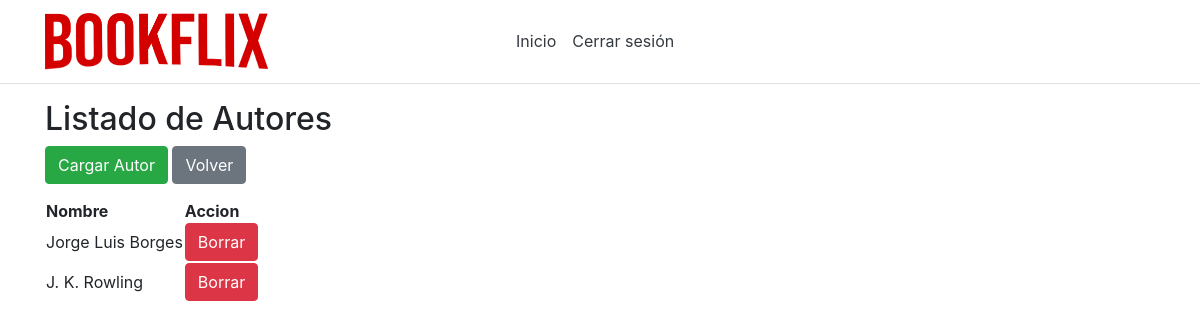
Page /listAutores/ (signed in) on the earlier database version.
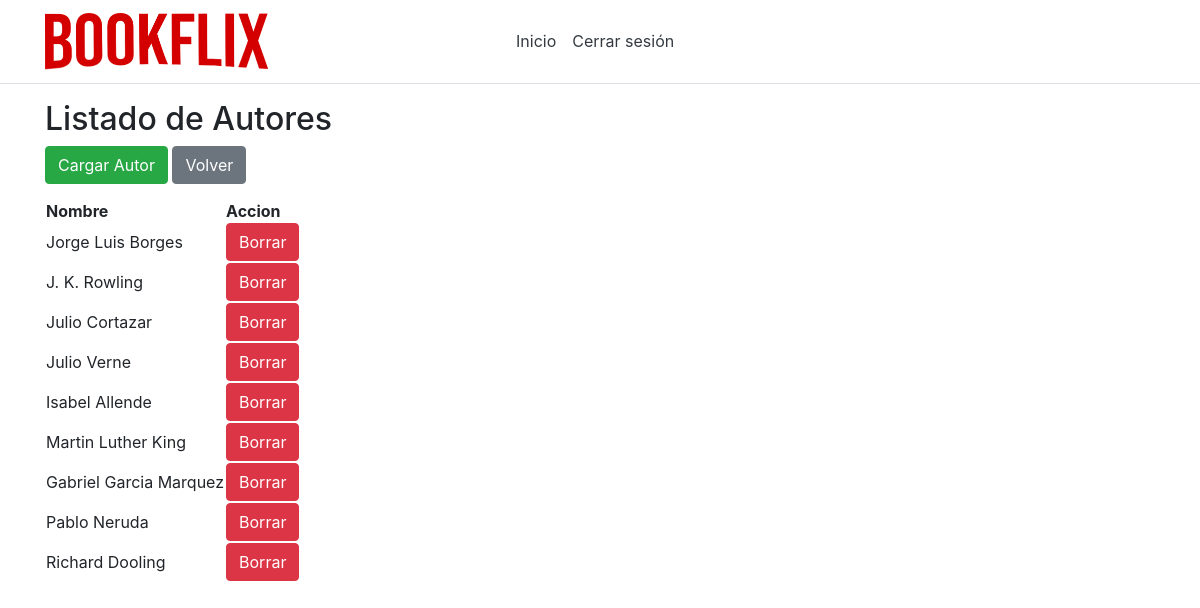
Same page on the later database version.
### app/models.py (models this page shows, shortened)
class Autor(models.Model):
    id = models.AutoField(primary_key=True)
    nombre = models.CharField(max_length=50,unique=True)

### app/views.py (the view)
# urls.py: path('listAutores/', views.listAutores),
def listAutores(request):
    autores = Autor.objects.all()
    return render(request, "admin/listOfAutores.html", {'autores': autores})

### app/models.py (called while the page is built)
    @property
    def is_active(self):
        return self.active

    @property
    def is_superuser(self):
        return self.superuser

### app/templates/admin/listOfAutores.html (shortened to what this page needs)
{% extends 'default/layout.html' %}
{% block admin %}
<h2>Listado de Autores</h2>
<div class="btn-group" role="group" aria-label="Basic example">
<form method="get" action="/createAutor">
    <button class="btn btn-success" type="submit">Cargar Autor</button>
  </form>
<form method="get" action="/inicio">
    <button class="btn btn-secondary" type="submit">Volver</button>
</form>
</div>
<table>
    <thead>
        <tr>
            <th>Nombre</th>
            <th>Accion</th>
        </tr>
    </thead>
    <tbody>
        {% for autor in autores %}
        <tr>
            <td>{{ autor.nombre }}</td>
            <td><a class="btn btn-danger" role="button" href="/deleteAutor/{{ autor.id }}"
          onClick="return confirm('¿Seguro que quieres borrar a {{autor.nombre}}?');">
            Borrar</a></td>
        </tr>
        {% endfor %}
    </tbody>
</table>
{% endblock %}

Differences in the rows shown:
added Autor: nombre "Julio Cortazar"
added Autor: nombre "Julio Verne"
added Autor: nombre "Isabel Allende"
added Autor: nombre "Martin Luther King"
added Autor: nombre "Gabriel Garcia Marquez"
added Autor: nombre "Pablo Neruda"
added Autor: nombre "Richard Dooling"
